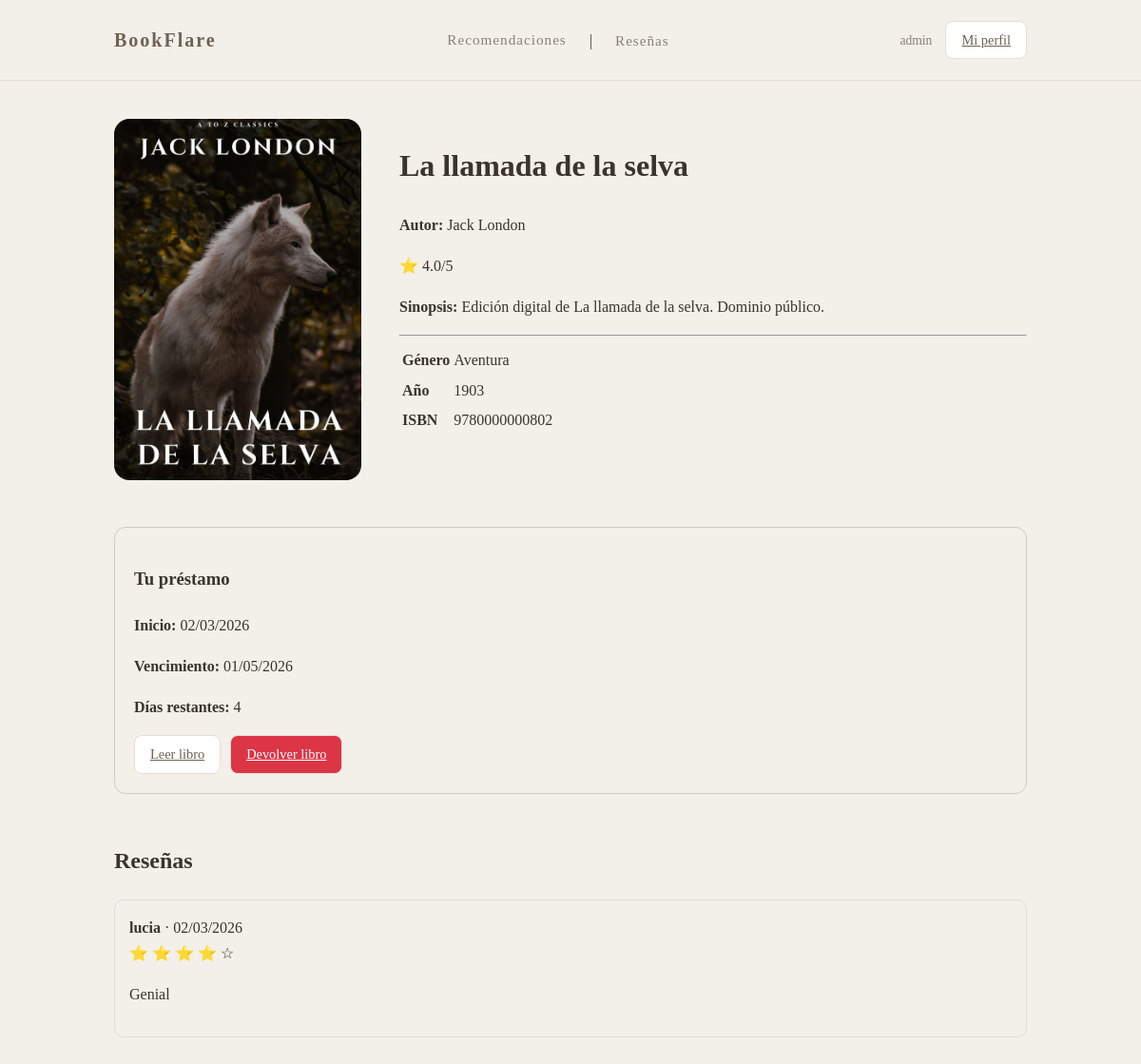
Screenshot of /libros/9780000000802/ (signed in) with the database file from the repository.
### books/models.py (models this page shows, shortened)
class CustomUser(AbstractUser):
    email = models.EmailField(max_length=200, unique=True)
    es_bibliotecario = models.BooleanField(default=False, verbose_name="¿Es bibliotecario?")
    class Meta:
        verbose_name = "Usuario"
        verbose_name_plural = "Usuarios"

class Libro(models.Model):
    isbn = models.CharField(max_length=13, primary_key=True)
    titulo = models.CharField(max_length=200)
    autor = models.CharField(max_length=100)
    genero = models.CharField(max_length=50) #permitirá filtrar por categorías en el frontend
    descripcion = models.TextField(blank=True)
    anio = models.PositiveIntegerField()
    portada = models.ImageField(upload_to='portadas/', blank=True)
    archivo_digital = models.FileField(upload_to='libros_digitales/', help_text="Archivo del libro (.pdf, .html, etc)")
    visitas_totales = models.PositiveIntegerField(default=0)
    class Meta:
        verbose_name = "Libro Digital"
        verbose_name_plural = "Libros Digitales"
        ordering = ["-visitas_totales"] #orden predeterminado: primero los más populares

class Prestamo(models.Model):
    class Estado(models.TextChoices):
        ACTIVO = "ACTIVO", "Leyendo"
        FINALIZADO = "FINALIZADO", "Devuelto"
        CADUCADO = "CADUCADO", "Caducado"
    usuario = models.ForeignKey(CustomUser, on_delete=models.CASCADE, related_name="prestamos")
    inventario = models.ForeignKey(Inventario, on_delete=models.CASCADE, related_name="prestamos_activos")
    fecha_inicio = models.DateTimeField(auto_now_add=True)
    fecha_vencimiento = models.DateTimeField(editable=False)
    fecha_devolucion = models.DateTimeField(null=True, blank=True)
    estado = models.CharField(max_length=20, choices=Estado.choices, default=Estado.ACTIVO)
    class Meta:
        verbose_name = "Préstamo"
        ordering = ["-fecha_inicio"] #muestra los préstamos más recientes primero
    @property
    def dias_restantes(self):
        if self.estado != self.Estado.ACTIVO:
            return 0
        restante = self.fecha_vencimiento - timezone.now()
        return max(restante.days, 0)

class Reseña(models.Model):
    usuario = models.ForeignKey(CustomUser, on_delete=models.CASCADE)
    libro = models.ForeignKey(Libro, on_delete=models.CASCADE, related_name="resenas")
    rating = models.PositiveSmallIntegerField(
        validators=[MinValueValidator(1), MaxValueValidator(5)]
    )
    comentario = models.TextField(blank=True)
    creada_en = models.DateTimeField(auto_now_add=True)
    class Meta:
        unique_together = ('usuario', 'libro')
        ordering = ["-creada_en"]

### books/views.py (the view)
# urls.py: path("libros/<str:isbn>/", LibroDetailView.as_view(), name="libro_detalle"),
class LibroDetailView(DetailView):
    model = Libro
    template_name = "books/libro_detail.html"
    context_object_name = "libro"
    slug_field = "isbn"
    slug_url_kwarg = "isbn"
    def get_context_data(self, **kwargs):
        context = super().get_context_data(**kwargs)
        libro = self.object
        user = self.request.user
        resenas = (
            Reseña.objects
            .filter(libro=libro)
            .select_related("usuario")
            .order_by("-creada_en")
        )
        context["resenas"] = resenas
        context["media_rating"] = resenas.aggregate(media=Avg("rating"))["media"]
        inventario = Inventario.objects.filter(libro=libro).first()
        context["inventario"] = inventario
        prestamo = None
        if user.is_authenticated:
            prestamo = Prestamo.objects.filter(
                usuario=user,
                inventario__libro=libro,
                estado=Prestamo.Estado.ACTIVO
            ).first()
        context["prestamo"] = prestamo
        puede_pedir = True
        if user.is_authenticated:
            prestamos_activos = Prestamo.objects.filter(
                usuario=user,
                estado=Prestamo.Estado.ACTIVO
            ).count()
            if prestamos_activos >= 3:
                puede_pedir = False
        context["puede_pedir"] = puede_pedir
        puede_resenar = False
        if user.is_authenticated:
            ha_leido = Prestamo.objects.filter(
                usuario=user,
                inventario__libro=libro,
                estado=Prestamo.Estado.FINALIZADO
            ).exists()
            ya_reseno = Reseña.objects.filter(
                usuario=user,
                libro=libro
            ).exists()
            if ha_leido and not ya_reseno:
                puede_resenar = True
        context["puede_resenar"] = puede_resenar
        return context

### books/templates/books/libro_detail.html (shortened to what this page needs)
{% extends "base.html" %}
{% block content %}
<div style="max-width:1100px; margin:40px auto;">
    <div style="display:grid; grid-template-columns:260px 1fr; gap:40px;">
        <div>
            {% if libro.portada %}
                <img src="{{ libro.portada.url }}"
                    style="width:100%; height:380px; object-fit:cover; border-radius:16px;">
            {% else %}
                <div style="height:380px; display:flex; align-items:center; justify-content:center; border:1px solid #ccc; border-radius:16px;">
                    Sin portada
                </div>
            {% endif %}
        </div>
        <div>
            <h1>{{ libro.titulo }}</h1>
            <p><b>Autor:</b> {{ libro.autor }}</p>
            {% if media_rating %}
                <div>⭐ {{ media_rating|floatformat:1 }}/5</div>
            {% endif %}
            <p><b>Sinopsis:</b> {{ libro.descripcion }}</p>
            <hr>
            <table>
                <tr>
                    <td><strong>Género</strong></td>
                    <td>{{ libro.genero }}</td>
                </tr>
                <tr>
                    <td><strong>Año</strong></td>
                    <td>{{ libro.anio }}</td>
                </tr>
                <tr>
                    <td><strong>ISBN</strong></td>
                    <td>{{ libro.isbn }}</td>
                </tr>
            </table>
        </div>
    </div>
    {% if user.is_authenticated and not user.es_bibliotecario %}
        {% if prestamo %}
            <div style="margin-top:40px; padding:20px; border:1px solid #ccc; border-radius:12px;">
                <h3>Tu préstamo</h3>
                <p><strong>Inicio:</strong> {{ prestamo.fecha_inicio|date:"d/m/Y" }}</p>
                <p><strong>Vencimiento:</strong> {{ prestamo.fecha_vencimiento|date:"d/m/Y" }}</p>
                <p><strong>Días restantes:</strong> {{ prestamo.dias_restantes }}</p>
                <div style="display:flex; gap:10px; margin-top:15px;">
                    <a href="{% url 'leer_libro' libro.isbn %}" class="btn btn--primary">
                        Leer libro
                    </a>
                    <a href="{% url 'devolver_libro' prestamo.id %}"
                        class="btn"
                        style="background:#dc3545; color:white;">
                        Devolver libro
                    </a>
                </div>
            </div>
        {% endif %}
    {% endif %}
    <div style="margin-top:50px;">
        <h2>Reseñas</h2>
        {% if resenas %}
            {% for r in resenas %}
                <div style="margin-bottom:20px; padding:15px; border:1px solid #ddd; border-radius:10px;">
                    <strong>{{ r.usuario.username }}</strong>
                    <span> · {{ r.creada_en|date:"d/m/Y" }}</span>
                    <div>
                        {% for i in "12345" %}
                            {% if forloop.counter <= r.rating %}
                                ⭐
                            {% else %}
                                ☆
                            {% endif %}
                        {% endfor %}
                    </div>
                    {% if r.comentario %}
                        <p>{{ r.comentario }}</p>
                    {% endif %}
                </div>
            {% endfor %}
        {% else %}
            <p>No hay reseñas todavía.</p>
        {% endif %}
    </div>
</div>
{% endblock %}

### books/templates/base.html (shortened to what this page needs)
{% load static %}
<!doctype html>
<html lang="es">
<head>
    <link rel="stylesheet" href="{% static 'css/base.css' %}">
</head>
<body>
    <nav class="navbar">
        <div class="container navbar__inner">
            <a class="navbar__brand" href="{% url 'principal' %}">
                BookFlare
            </a>
            <ul class="navbar__menu">
                <a class="navbar__link" href="{% url 'recomendaciones' %}">
                Recomendaciones
            </a>
                <li class="navbar__item separator">|</li>
                <li class="navbar__item">
                    <a class="navbar__link" href="{% url 'lista_resenas' %}">
                        Reseñas
                    </a>
                </li>
            </ul>
            <div class="navbar__actions">
                {% if user.is_authenticated %}
                    <span class="muted small">
                        {{ user.username }}
                    </span>
                    <a class="btn btn--outline btn--sm" href="{% url 'perfil' %}">
                        Mi perfil
                    </a>
                {% endif %}
            </div>
        </div>
    </nav>
    <main class="container main">
        {% block content %}{% endblock %}
    </main>
</body>
</html>

### books/static/css/base.css (style rules this page uses)
:root { --bg: #f3efe9; --surface: #ffffff; --text: #3a342d; --muted: #8a8176; --line: #e4ded6; --earth-1: #c2b59b; --earth-2: #a38f73; --earth-3: #6e6253; --radius: 8px; }
* { box-sizing: border-box; }
body { margin: 0; font-family: "Cormorant Garamond", Georgia, serif; background: var(--bg); color: var(--text); line-height: 1.7; }
.container { max-width: 960px; margin: 0 auto; }
.navbar { border-bottom: 1px solid var(--line); background: var(--bg); }
.navbar__inner { display: flex; justify-content: space-between; align-items: center; padding: 22px 0; }
.navbar__brand { text-decoration: none; font-size: 20px; letter-spacing: 2px; color: var(--earth-3); font-weight: 600; }
.navbar__menu { list-style: none; display: flex; gap: 24px; margin: 0; padding: 0; }
.navbar__link { text-decoration: none; color: var(--muted); font-size: 0.95rem; letter-spacing: 1px; transition: opacity .2s ease; }
.navbar__actions { display: flex; align-items: center; gap: 14px; }
.btn { padding: 7px 16px; border-radius: var(--radius); border: 1px solid var(--line); background: var(--surface); font-family: inherit; font-size: 0.9rem; color: var(--earth-3); cursor: pointer; transition: background .2s ease; }
.muted { color: var(--muted); }
.small { font-size: 0.85rem; }

### rows the page displays
CustomUser: username "admin"
Libro: portada (picture), titulo "La llamada de la selva", autor "Jack London", descripcion "Edición digital de La llamada de la selva. Dominio público.", genero "Aventura", anio "1903", isbn "9780000000802"
Prestamo: fecha_inicio "02/03/2026", fecha_vencimiento "01/05/2026", dias_restantes "4"
Reseña: usuario.username "lucia", creada_en "02/03/2026", rating 4 (drawn), comentario "Genial"

### other values shown
{{ media_rating|floatformat:1 }} "4.0"
